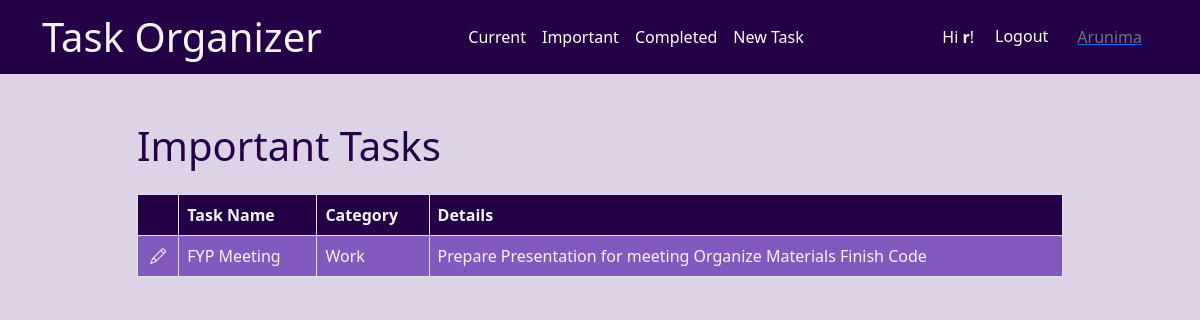
The app's page /important/ (signed in) with its own data.
### task/models.py (models this page shows, shortened)
class Task(models.Model):
    user = models.ForeignKey(User, on_delete=models.CASCADE)
    t_name = models.CharField(max_length=100)
    note = models.TextField(blank=True)
    priority = models.BooleanField(default=False)
    created = models.DateTimeField(auto_now_add=True)
    completiondate = models.DateTimeField(null=True, blank=True)
    category = models.CharField(max_length=100)

### task/views.py (the view)
# urls.py: path('important/',views.importanttasks,name='importanttasks'),
@login_required
def importanttasks(request):
    task_list = Task.objects.filter(user=request.user, priority=True, completiondate__isnull=True)
    return render(request, 'task/importanttasks.html', {'tasks': task_list})

### task/templates/task/importanttasks.html
{% extends "task/base.html" %}
{% block content %}
<div class="row justify-content-center mt-5">
    <div class="col-md-10">
        <h1 class="display-6" style="color:#240046;"><strong>Important Tasks</strong></h1>
    </div>
</div>
<div class="row justify-content-center mt-3">
    <div class="col-md-10">
        <table class="table table-bordered">
            <tr style="background-color:#240046; ">
                <th></th>
                <th style="color:#f5f3f6;">Task Name</th>
                <th style="color:#f5f3f6;">Category</th>
                <th style="color:#f5f3f6;">Details</th>
            </tr>
            {% if tasks %}
            {% for task in tasks %}
            <tr style="background-color:#815ac0; color:#f5f3f6;">
                <td>
                    <center><a href="{% url 'update' task.id %}" title="Update"><i class="primary bi bi-pencil" style="color:#f5f3f6;"></i></a>
                    </center>
                </td>
                <td>{{task.t_name}}</td>
                <td>{{task.category}}</td>
                <td> {{ task.note }}</td>
            </tr>
            {% endfor %}
            {% endif %}
        </table>
    </div>
</div>
{% endblock %}

### task/templates/task/base.html (shortened to what this page needs)
<!doctype html>
<html lang="en">
<head>
    <link href="https://cdn.jsdelivr.net/npm/bootstrap@5.0.2/dist/css/bootstrap.min.css" rel="stylesheet"
>
    <link rel="stylesheet" href="https://cdn.jsdelivr.net/npm/bootstrap-icons@1.9.1/font/bootstrap-icons.css">
</head>
<body style="background-color:#ded3e6">
    <nav class="navbar navbar-expand-md " style="background-color:#240046; ">
        <div class="container">
            <a class="navbar-brand" href="{% url 'home' %}">
                <span class='h1' style="color:#f5f3f6;">Task Organizer</span>
            </a>
            <div class="collapse navbar-collapse">
                {% if user.is_authenticated %}
                <ul class="navbar-nav ms-auto">
                    <li class="nav-item {{ current }}">
                        <a class="nav-link" href="{% url 'currenttasks' %}" style="color:white;">Current</a>
                    </li>
                    <li class="nav-item {{ important }}">
                        <a class="nav-link" href="{% url 'importanttasks' %}" style="color:white;">Important</a>
                    </li>
                    <li class="nav-item {{ completed }}">
                        <a class="nav-link" href="{% url 'completedtasks' %}" style="color:white;">Completed</a>
                    </li>
                    <li class="nav-item {{ new }}">
                        <a class="nav-link" href="{% url 'newtask' %}" style="color:white;">New Task</a>
                    </li>
                </ul>
                {% endif %}
                <ul class="navbar-nav ms-auto">
                    {% if user.is_authenticated %}
                    <li class="nav-item">
                        <a class="nav-link" href="#" style="color:white;">Hi <strong>{{ user.username }}</strong>!</a>
                    </li>
                    <li class="nav-item">
                        <form method="POST">
                            <button type="submit" class="btn" style="color:white;"
                                formaction="{% url 'logoutuser' %}">Logout</button>
                        </form>
                    </li>
                    {% endif %}
                </ul>
            </div>
            <a class="nav-item" href="https://arunimadivya.github.io/">
                <span class="nav-link text-muted" style="color:#f5f3f6;">Arunima</span>
            </a>
        </div>
    </nav>
    <div class="container">
        {% block content %}{% endblock %}
    </div>
</body>
</html>

### records on screen
Task: t_name "FYP Meeting", category "Work", note "Prepare Presentation for meeting Organize Materials Finish Code"

### other values on screen
{{ user.username }} "r"
